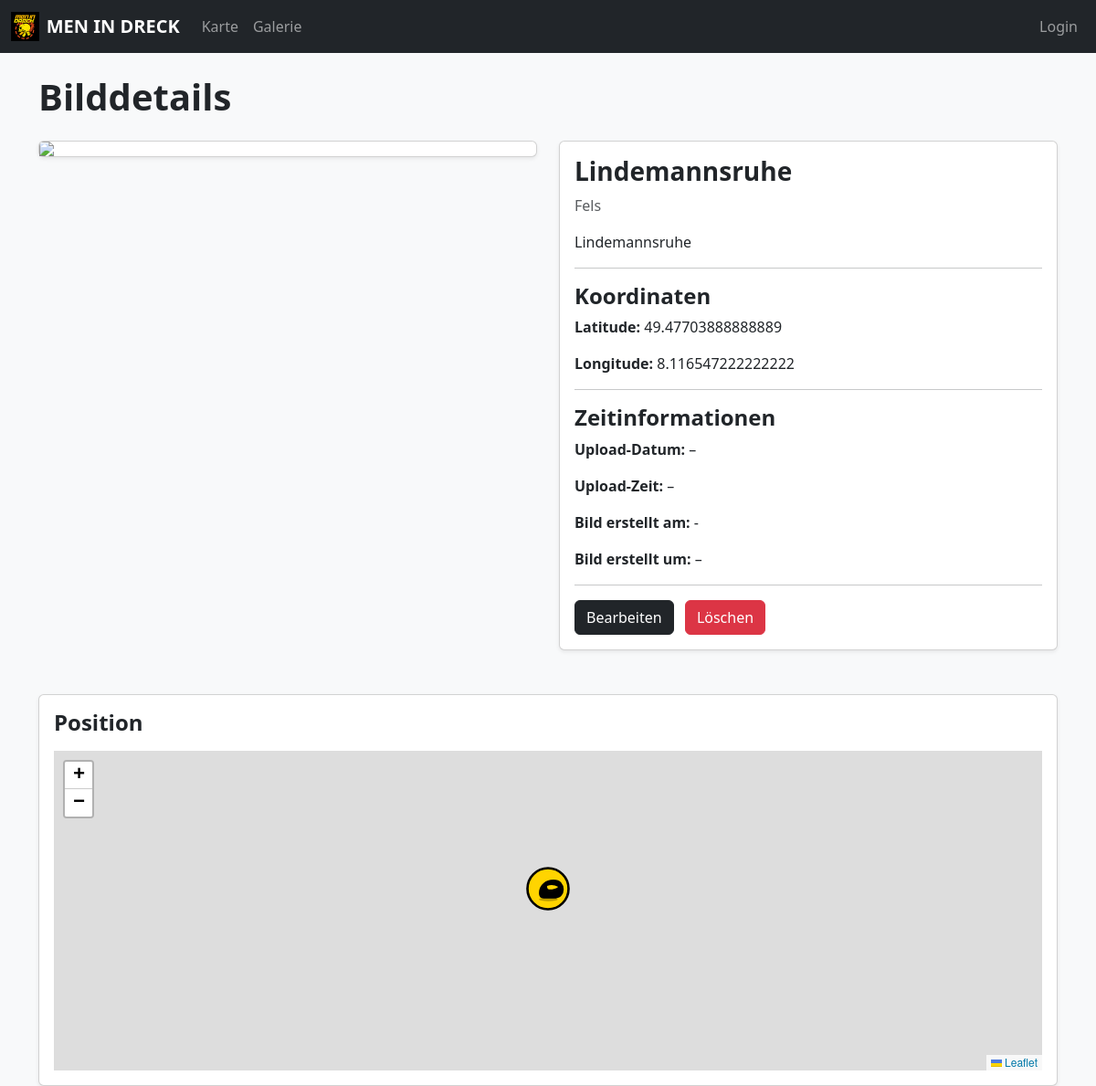
The app's page /detail/2, older data.
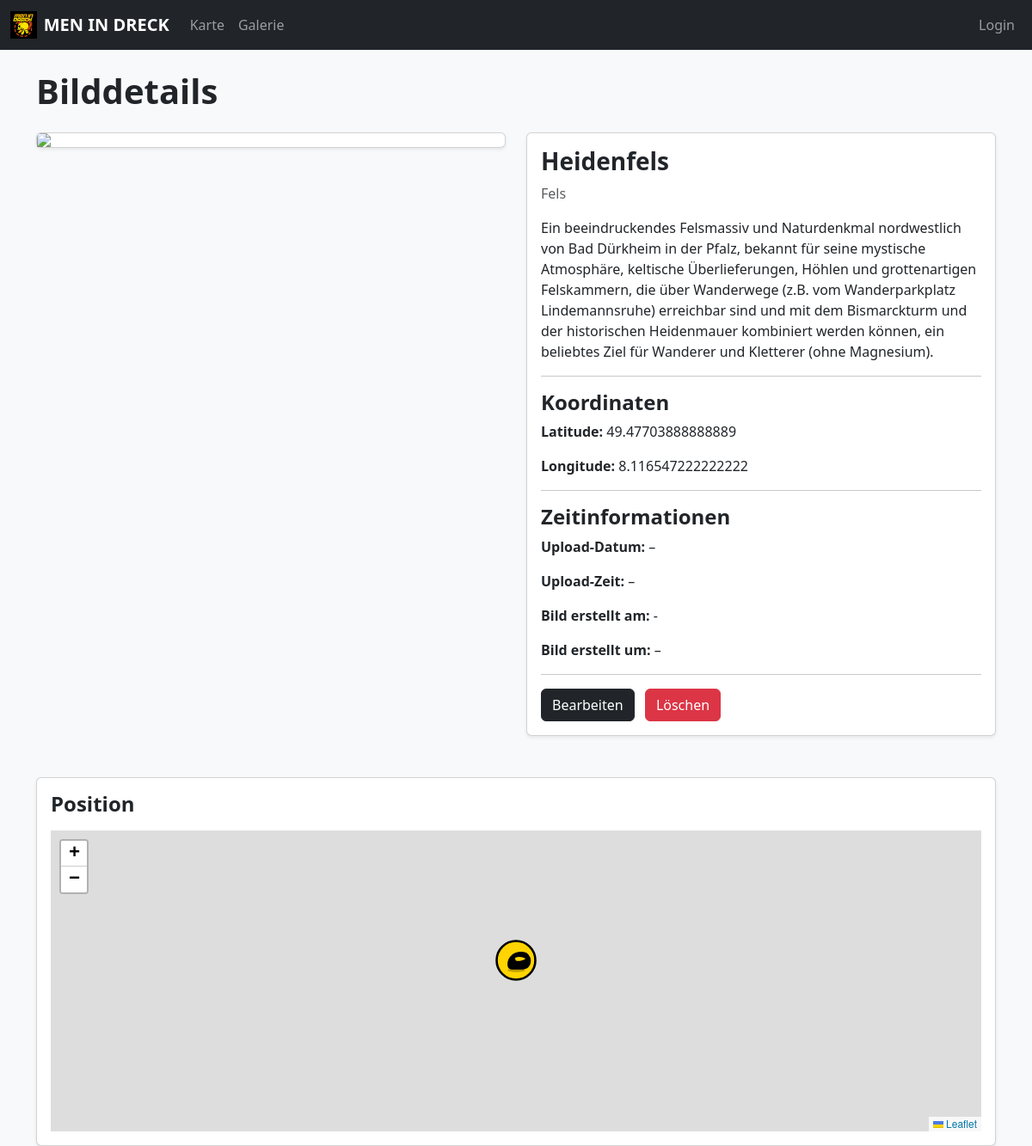
The same page, newer data.
### tables this page shows
CREATE TABLE images (
    id INTEGER PRIMARY KEY AUTOINCREMENT,
    name TEXT NOT NULL,
    description TEXT,
    category TEXT NOT NULL CHECK (category IN ('Burg', 'Fels', 'Kirche', 'Aussicht')),
    filepath TEXT NOT NULL,
    latitude REAL,
    longitude REAL
, upload_date TEXT, upload_time TEXT, exif_date TEXT, exif_time TEXT);

### app.py (the view)
@app.route('/detail/<int:image_id>')
def detail(image_id):
    conn = sqlite3.connect('database.db')
    c = conn.cursor()
    c.execute("""
        SELECT id, name, description, category, filepath, latitude, longitude,
               upload_date, upload_time, exif_date, exif_time
        FROM images WHERE id = ?
    """, (image_id,))
    img = c.fetchone()
    conn.close()
    if not img:
        return redirect(url_for('gallery'))
    return render_template('detail.html', img=img, title="Bilddetails")

### app.py (called while the page is built)
def _build_csp():
    return (
        "default-src 'self'; "
        "script-src 'self' https://cdn.jsdelivr.net https://unpkg.com; "
        "style-src 'self' https://cdn.jsdelivr.net https://unpkg.com; "
        "img-src 'self' data: blob: https://*.tile.openstreetmap.org; "
        "font-src 'self' data:; "
        "connect-src 'self'; "
        "object-src 'none'; base-uri 'self'; frame-ancestors 'none'; form-action 'self'"
    )

@app.after_request
def set_security_headers(resp):
    resp.headers['X-Content-Type-Options'] = 'nosniff'
    resp.headers['X-Frame-Options'] = 'DENY'
    resp.headers['Referrer-Policy'] = 'strict-origin-when-cross-origin'
    resp.headers['Permissions-Policy'] = 'geolocation=(), camera=(), microphone=()'
    resp.headers['Cross-Origin-Opener-Policy'] = 'same-origin'
    resp.headers['Cross-Origin-Resource-Policy'] = 'same-origin'
    resp.headers['Content-Security-Policy'] = _build_csp()
    if is_secure:
        resp.headers['Strict-Transport-Security'] = 'max-age=31536000; includeSubDomains; preload'
    return resp

### templates/detail.html (shortened to what this page needs)
{% extends "base.html" %} {% block content %}
<h1 class="mb-4 fw-bold">Bilddetails</h1>
<div class="row">
  <div class="col-md-6 mb-4">
    <div class="card shadow-sm">
      <img
        src="/{{ img[4] }}"
        class="card-img-top"
        style="max-height: 500px; object-fit: contain"
      />
    </div>
  </div>
  <div class="col-md-6 mb-4">
    <div class="card shadow-sm">
      <div class="card-body">
        <h3 class="fw-bold">{{ img[1] }}</h3>
        <p class="text-muted">{{ img[3] }}</p>
        <p>{{ img[2] }}</p>
        <hr />
        <h4 class="fw-bold mt-3">Koordinaten</h4>
        <p><strong>Latitude:</strong> {{ img[5] }}</p>
        <p><strong>Longitude:</strong> {{ img[6] }}</p>
        <hr />
        <h4 class="fw-bold mt-3">Zeitinformationen</h4>
        <p>
          <strong>Upload‑Datum:</strong>
          {% if img[7] %} {{ img[7].split('-')[2] }}.{{ img[7].split('-')[1]
          }}.{{ img[7].split('-')[0] }} {% else %} – {% endif %}
        </p>
        <p>
          <strong>Upload‑Zeit:</strong>
          {{ img[8] if img[8] else "–" }}
        </p>
        <p>
          <strong>Bild erstellt am:</strong>
          {% if img[9] %} {{ img[9].split('-')[2] }}.{{ img[9].split('-')[1]
          }}.{{ img[9].split('-')[0] }} {% else %} - {% endif %}
        </p>
        <p>
          <strong>Bild erstellt um:</strong>
          {{ img[10] if img[10] else "–" }}
        </p>
        <hr />
        <a
          href="{{ url_for('edit', image_id=img[0]) }}"
          class="btn btn-dark me-2"
          >Bearbeiten</a
        >
        <a
          href="{{ url_for('delete', image_id=img[0]) }}"
          class="btn btn-danger"
          >Löschen</a
        >
      </div>
    </div>
  </div>
</div>
<div class="card shadow-sm mt-4">
  <div class="card-body">
    <h4 class="fw-bold mb-3">Position</h4>
    <div id="detailMap" style="height: 350px"></div>
  </div>
</div>
{% endblock %}

### templates/base.html (shortened to what this page needs)
<!DOCTYPE html>
<html lang="de">
  <head>
    <link
      href="https://cdn.jsdelivr.net/npm/bootstrap@5.3.2/dist/css/bootstrap.min.css"
      rel="stylesheet"
    />
    <link rel="stylesheet" href="https://unpkg.com/leaflet/dist/leaflet.css" />
    <link rel="stylesheet" href="{{ url_for('static', filename='css/base.css') }}">
  </head>
  <body>
    <nav class="navbar navbar-expand-lg navbar-dark bg-dark">
      <div class="container-fluid">
        <a
          class="navbar-brand fw-bold d-flex align-items-center"
          href="{{ url_for('map') }}"
        >
          <img
            src="{{ url_for('static', filename='img/men-in-dreck.svg') }}"
            alt="Men in Dreck Logo"
          />
          MEN IN DRECK
        </a>
        <div class="collapse navbar-collapse" id="navbarNav">
          <ul class="navbar-nav me-auto">
            <li class="nav-item">
              <a class="nav-link" href="{{ url_for('map') }}">Karte</a>
            </li>
            <li class="nav-item">
              <a class="nav-link" href="{{ url_for('gallery') }}">Galerie</a>
            </li>
          </ul>
          <ul class="navbar-nav ms-auto">
            <li class="nav-item">
              {% if session.username %}
                <form action="{{ url_for('logout') }}" method="post" class="d-inline">
                  <button type="submit" class="btn btn-link nav-link p-0">Logout ({{ session.username }})</button>
                </form>
              {% else %}
                <a class="nav-link" href="{{ url_for('login') }}">Login</a>
              {% endif %}
            </li>
          </ul>
        </div>
      </div>
    </nav>
    {% block content_wrapper %}
    <div class="{% if not fullscreen %}container mt-4{% endif %}">
        {% block content %}{% endblock %}
    </div>
    {% endblock %}
  </body>
</html>

### static/css/base.css (style rules this page uses)
body { background: #f8f9fa; margin: 0; padding: 0; }
nav.navbar { position: relative; z-index: 10000; }
.navbar-brand img { height: 32px; width: auto; margin-right: 8px; }

Row changes from the older to the newer data that the page shows:
changed images "Fels": name "Lindemannsruhe" → "Heidenfels"; description "Lindemannsruhe" → "Ein beeindruckendes Felsmassiv und Naturdenkmal nordwestlich von Bad Dürkheim in der Pfalz, bekannt für seine mystische Atmosphäre, keltische Überlieferungen, Höhlen und grottenartigen Felskammern, die über Wanderwege (z.B. vom Wanderparkplatz Lindemannsruhe) erreichbar sind und mit dem Bismarckturm und der historischen Heidenmauer kombiniert werden können, ein beliebtes Ziel für Wanderer und Kletterer (ohne Magnesium)."
